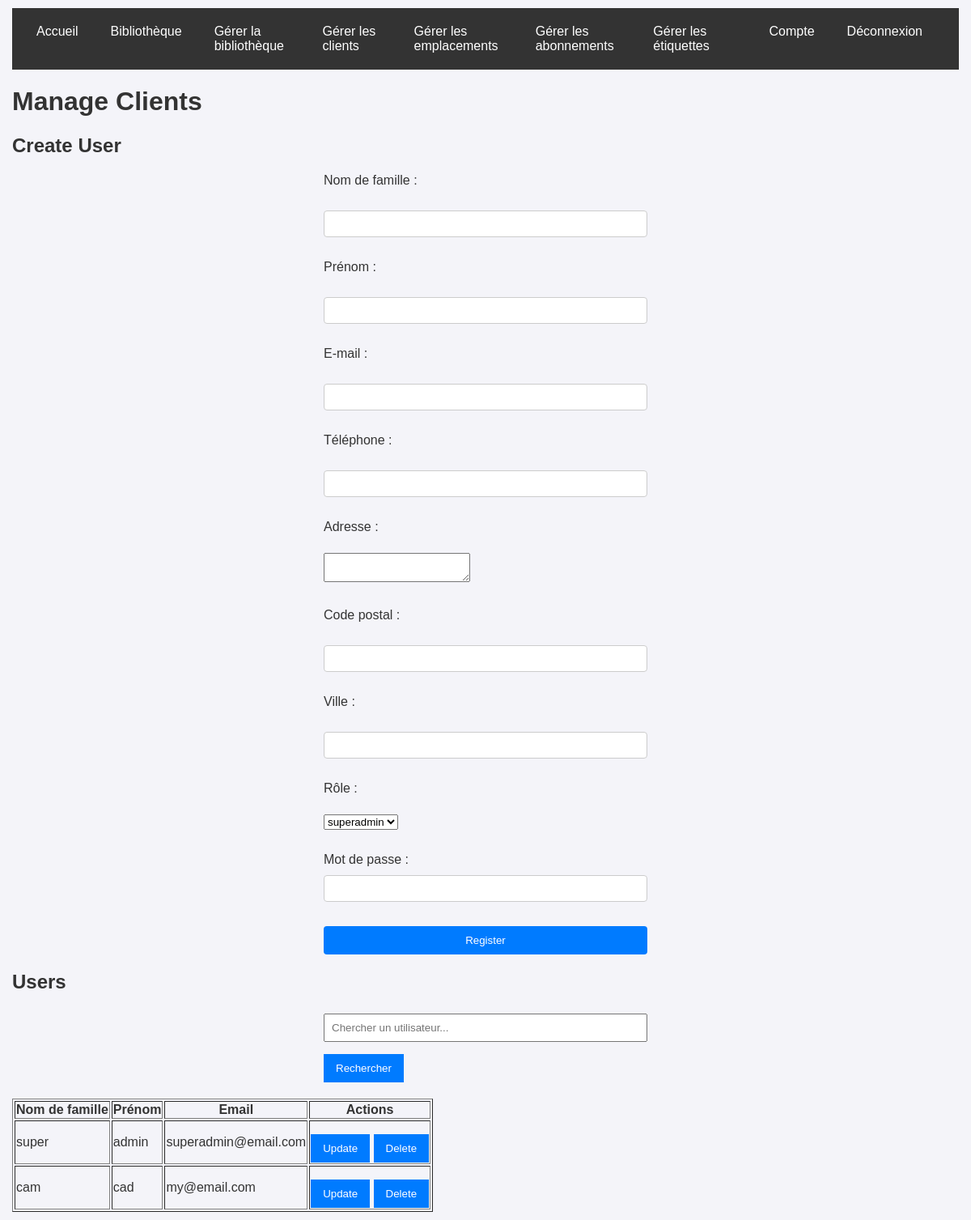
Before: /backoffice/manage_client.php (signed in) with the older database file.
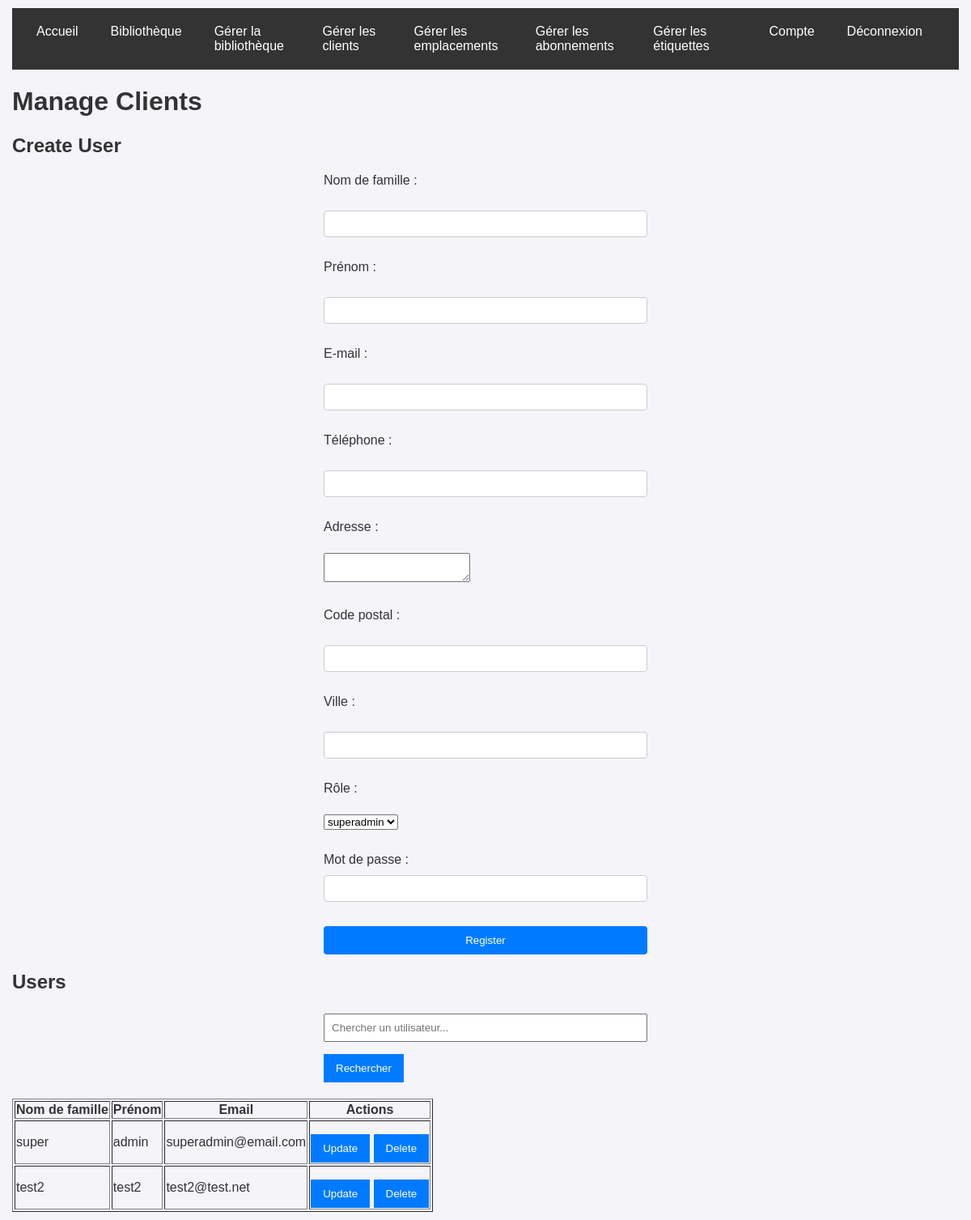
After: the same page with the newer database file.
### tables this page shows
CREATE TABLE Users (
	id_user INTEGER,
	lastname_user TEXT NOT NULL,
	name_user TEXT NOT NULL,
	email_user TEXT NOT NULL,
	phone_user INTEGER,
	address_user TEXT,
	postcode_user TEXT,
	password_user TEXT,
	city_user TEXT,
	id_role INTEGER DEFAULT (4) NOT NULL,
	CONSTRAINT USERS_PK PRIMARY KEY (id_user),
	CONSTRAINT FK_Users_Role FOREIGN KEY (id_role) REFERENCES "Role"(id_role)
);

### backoffice/manage_client.php (the view, shortened to what this page needs)
<?php
require_once '../database/db_connection.php';
$role = $_SESSION['role'] ?? null;
$roles = $pdo->query("SELECT * FROM role")->fetchAll(PDO::FETCH_ASSOC);
$roles = array_filter($roles, function ($r) use ($role) {
    return $r['id_role'] >= $role;
});
$users = $pdo->query("SELECT * FROM users")->fetchAll(PDO::FETCH_ASSOC);
?>
<!DOCTYPE html>
<html lang="en">
<head>
    <link rel="stylesheet" href="../styles/style.css">
</head>
<body>
    <?php include '../navbar.php'; ?>
    <h1>Manage Clients</h1>
    <h2>Create User</h2>
    <form action="manage_client.php" method="POST">
        <div class="form-group">
            <label for="lastname">Nom de famille :</label><br>
            <input type="text" id="lastname" name="lastname" required><br><br>
            <label for="name">Prénom :</label><br>
            <input type="text" id="name" name="name" required><br><br>
            <label for="email">E-mail :</label><br>
            <input type="email" id="email" name="email" required><br><br>
            <label for="phone">Téléphone :</label><br>
            <input type="text" id="phone" name="phone"><br><br>
            <label for="address">Adresse :</label><br>
            <textarea id="address" name="address"></textarea><br><br>
            <label for="postcode">Code postal :</label><br>
            <input type="text" id="postcode" name="postcode"><br><br>
            <label for="city">Ville :</label><br>
            <input type="text" id="city" name="city"><br><br>
            <label for="id_role">Rôle :</label><br>
            <select id="id_role" name="id_role" required>
                <?php foreach ($roles as $role): ?>
                    <option value="<?= $role['id_role'] ?>">
                        <?= htmlspecialchars($role['name_role']) ?>
                    </option>
                <?php endforeach; ?>
            </select><br><br>
            <label for="reg-password">Mot de passe :</label>
            <input type="password" id="reg-password" name="password" required>
        </div>
        <div class="form-group">
            <button type="submit">Register</button>
        </div>
    </form>
    <h2>Users</h2>
    <div class="search-container">
        <form method="GET" action="">
            <input type="text" name="search" placeholder="Chercher un utilisateur..." value="<?php echo htmlspecialchars($_GET['search'] ?? ''); ?>">
            <button type="submit">Rechercher</button>
        </form>
    </div>
    <?php if (count($users) < 1): ?>
        Aucun utilisateur trouvé.
    <?php else: ?>
    <table border="1">
        <thead>
            <tr>
                <th>Nom de famille</th>
                <th>Prénom</th>
                <th>Email</th>
                <th>Actions</th>
            </tr>
        </thead>
        <tbody>
            <?php foreach ($users as $user): ?>
                <tr>
                    <td><?= htmlspecialchars($user['lastname_user']) ?></td>
                    <td><?= htmlspecialchars($user['name_user']) ?></td>
                    <td><?= htmlspecialchars($user['email_user']) ?></td>
                    <td>
                        <a href="update_client.php?id_user=<?= $user['id_user'] ?>" style="display: inline-block;">
                            <button type="button">Update</button>
                        </a>
                        <form method="POST" style="display: inline;">
                            <button type="submit">Delete</button>
                        </form>
                    </td>
                </tr>
            <?php endforeach; ?>
        </tbody>
    </table>
    <?php endif; ?>
</body>
</html></form></td></tbody></form>

Changed rows visible on the page:
removed users: lastname_user "cam", name_user "cad", email_user "my@email.com"
added users: lastname_user "test2", name_user "test2", email_user "test2@test.net"
